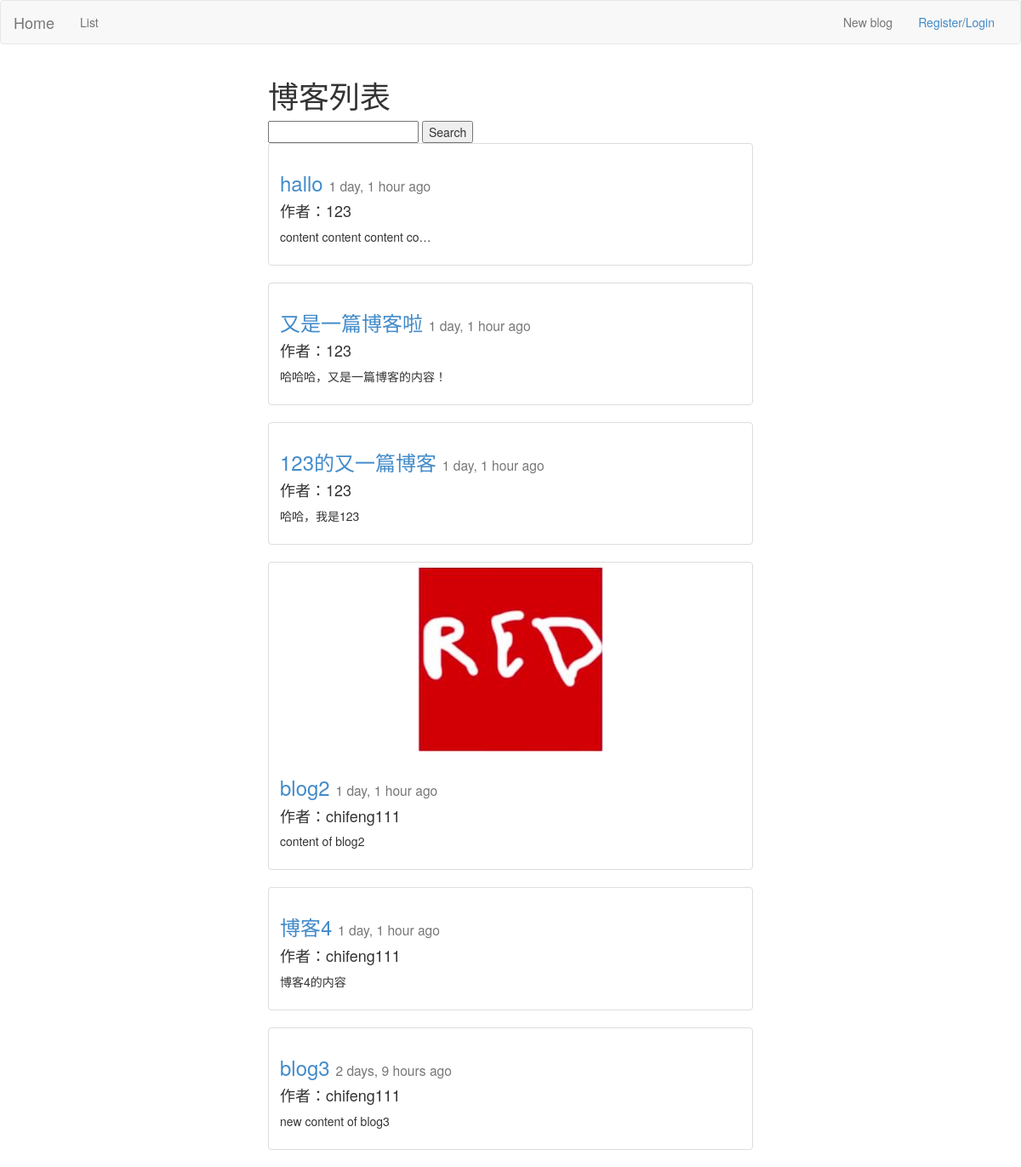
/blog/, run on an earlier commit of the app's database.
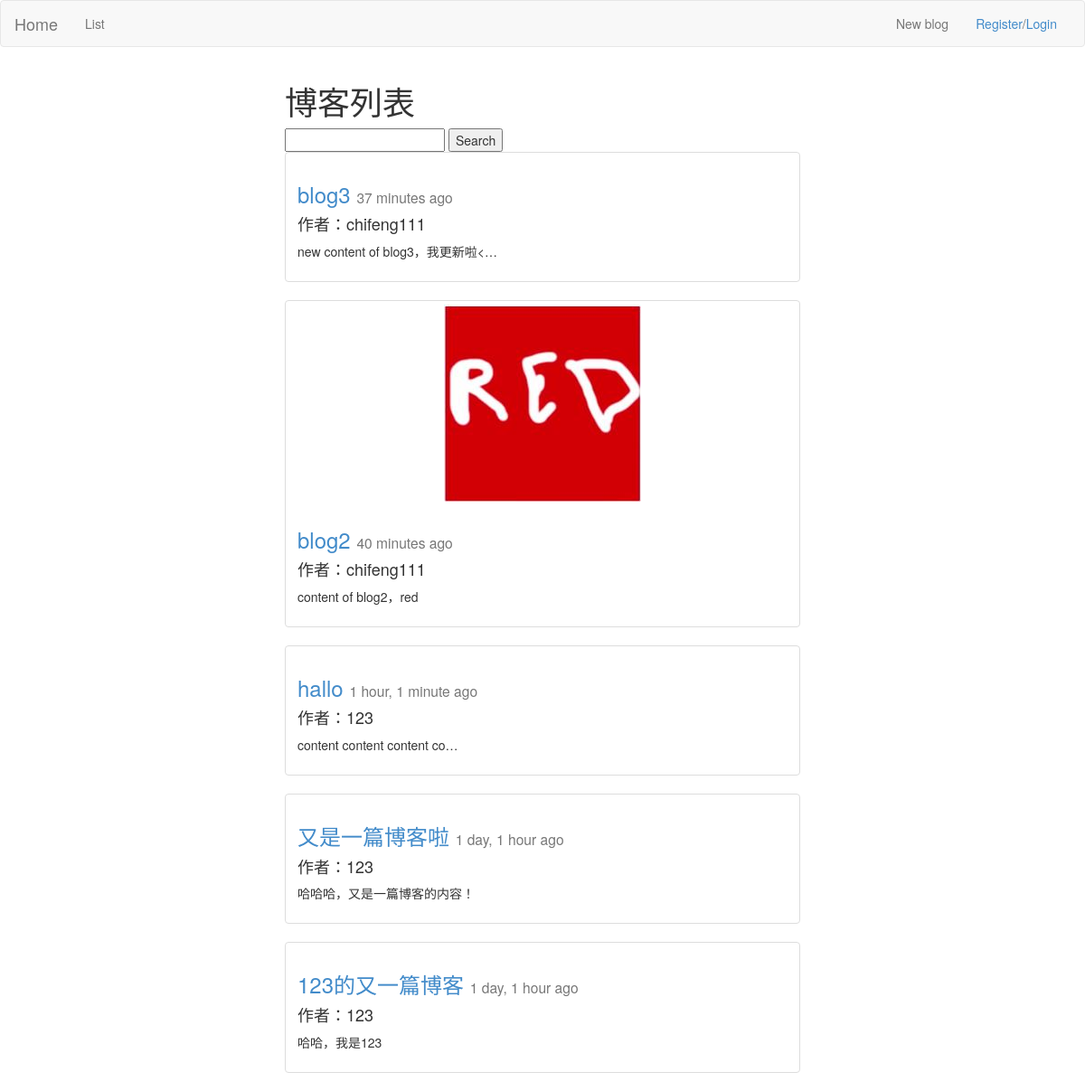
And on a later commit of the database.
### blog/models.py (models this page shows, shortened)
class Blog(models.Model):
    user = models.ForeignKey(settings.AUTH_USER_MODEL, default=1)
    标题 = models.CharField(max_length=120)
    图片 = models.FileField(null=True, blank=True, upload_to=upload_location)
    内容 = models.TextField()
    更新时间 = models.DateTimeField(auto_now=True, auto_now_add=False)
    发布时间 = models.DateTimeField(auto_now=False, auto_now_add=True)

### blog/views.py (the view)
def blog_list(request): #list
    blog_list = Blog.objects.all().order_by('-更新时间')
    query = request.GET.get('q')
    if query:
        blog_list = blog_list.filter(
            Q(标题__icontains=query)|
            Q(内容__icontains=query)
              )
    context = {
        'blog': blog_list,
        'user': request.user
    }
    return render(request, 'list.html', context)

### blog/templates/list.html (shortened to what this page needs)
{% extends 'base.html' %}
{% block user_information %}
    {% if user.is_active %}
        <p class="navbar-text">{{ user.username }}/<a href="{% url 'logo' %}">Logout</a> </p>
    {% else %}
        <p class="navbar-text"><a href="{% url 'register' %}">Register</a>/<a href="{% url 'log' %}">Login</a></p>
    {% endif %}
{% endblock %}
{% block body %}
    <div class="col-sm-6 col-sm-offset-3">
    <h1>博客列表</h1>
    <form method="get" action="">
        <input type="text" name="q"/>
        <button type="submit">Search</button>
    </form>
    {% for i in blog %}
        <div class="row">
          <div class="col-sm-12 ">
            <div class="thumbnail">
                {% if i.图片 %}
                <img src="{{ i.图片.url }}" class= "img-responsive" >
                {% endif %}
              <div class="caption">
                  <h3><a href="{% url 'detail' i.id %}">{{ i.标题 }}</a> <small>{{ i.更新时间|timesince }} ago</small></h3>
                  <h4>作者：{{ i.user }}</h4>
                  <p>{{ i.内容 | linebreaks | truncatechars:30 }}</p>
              </div>
            </div>
          </div>
        </div>
    {% endfor %}
    </div>
{% endblock %}

### blog/templates/base.html (shortened to what this page needs)
<!DOCTYPE html>
<html lang="en">
<head>
    <link href="/static/css/bootstrap.min.css" rel="stylesheet">
    <link href="/static/css/bootstrap.css" rel="stylesheet">
</head>
<body>
<nav class="navbar navbar-default">
<div class="container-fluid">
    <div class="navbar-header">
        <a class="navbar-brand" href="{% url 'index' %}">Home</a>
    </div>
    <div class="collapse navbar-collapse" id="navtop">
      <ul class="nav navbar-nav">
          <li class=""><a href="{% url 'index' %}">List</a></li>
      </ul>
       <ul class="nav navbar-nav navbar-right">
           <li><a href="{% url 'create' %}">New blog</a></li>
           <li>{% block user_information %}{% endblock %}</li>
       </ul>
    </div>
</div>
</nav>
    {% block body %}{% endblock %}
</body>
</html>

What changed in the data, as far as the page shows it:
removed Blog: 标题 "博客4", 更新时间 "1 day, 1 hour", user "chifeng111", 内容 "博客4的内容"
changed Blog "blog3": 更新时间 "2 days, 9 hours" → "37 minutes"; 内容 "new content of blog3" → "new content of blog3，我更新啦<…"; moves up the list
changed Blog "blog2": 更新时间 "1 day, 1 hour" → "40 minutes"; 内容 "content of blog2" → "content of blog2，red"; moves up the list
changed Blog "hallo": 更新时间 "1 day, 1 hour" → "1 hour, 1 minute"
